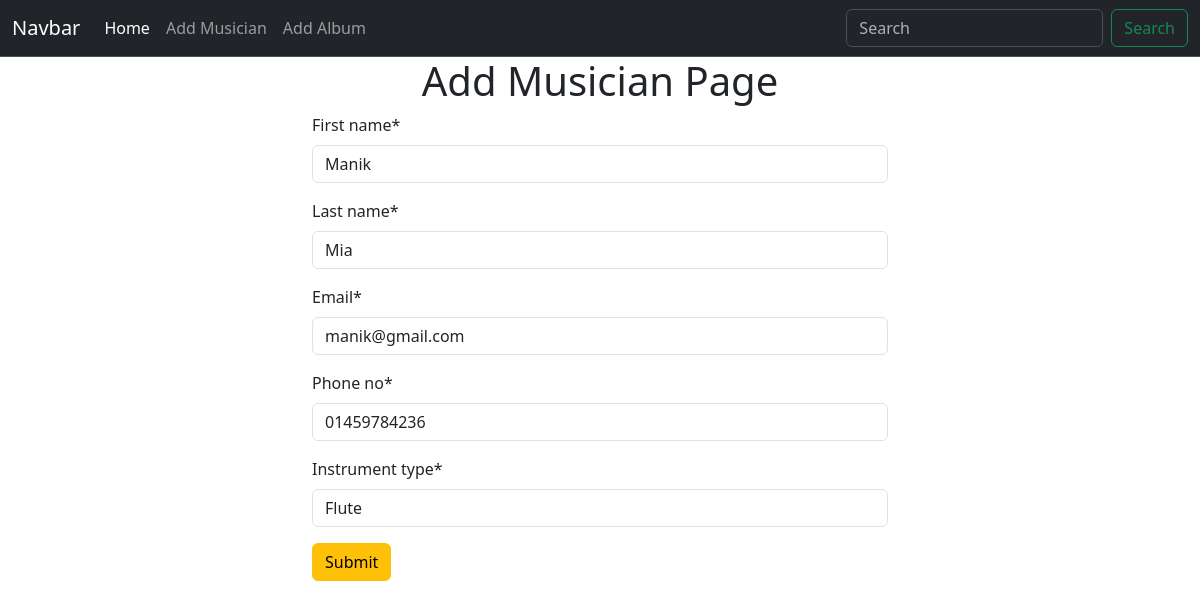
/musician/edit_musician/4, run on the app's committed database.
### musician/models.py (models this page shows, shortened)
class Musician(models.Model):
    first_name = models.CharField(max_length=50)
    last_name = models.CharField(max_length=50)
    email = models.EmailField()
    phone_no = models.CharField(max_length=12)
    instrument_type = models.CharField(max_length=100)

### musician/views.py (the view)
# urls.py: path('edit_musician/<int:id>',views.edit_musician,name="edit_musician"),
def edit_musician(request,id):
    musician = Musician.objects.get(pk=id)
    musician_form = MusicianForm(instance=musician)
    if request.method == "POST":
        musician_form = MusicianForm(request.POST,instance=musician )
        if musician_form.is_valid():
            musician_form.save()
            return redirect('homepage')
    return render(request, 'add_musician.html',{'form':musician_form})

### musician/forms.py
class MusicianForm(forms.ModelForm):
    class Meta:
        model = Musician
        fields = '__all__'

### musician/templates/add_musician.html (shortened to what this page needs)
{% extends 'base.html' %}
{% block content %}
{% load crispy_forms_tags %}
<div class="container w-50">
    <h1 class="text-center">Add Musician Page</h1>
    <form method="post">
        {{form|crispy}}
        <button class="btn btn-warning" type="submit">Submit</button>
    </form>
</div>
{% endblock content %}

### data on the page
Musician: first_name "Manik", last_name "Mia", email "manik@gmail.com", phone_no "01459784236", instrument_type "Flute"
